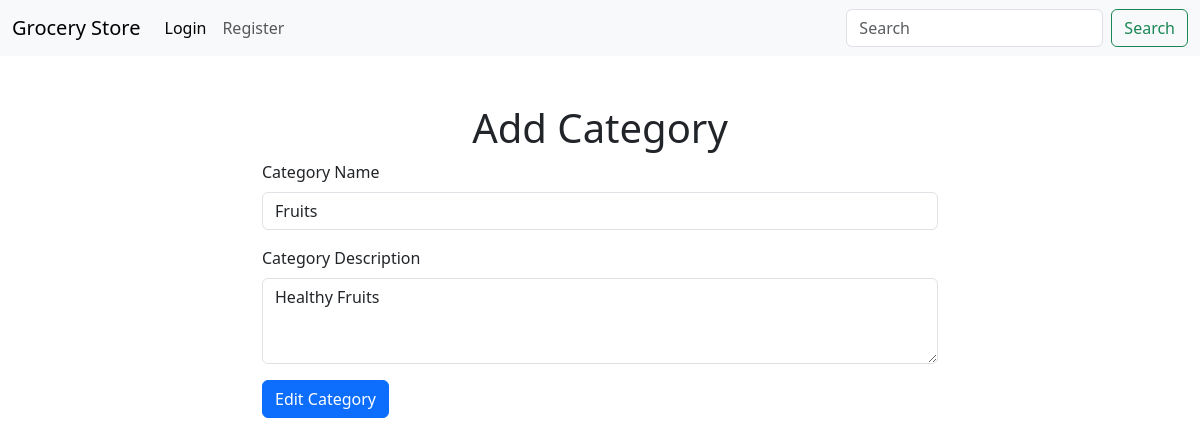
Before: /edit_category/1 with the older database file.
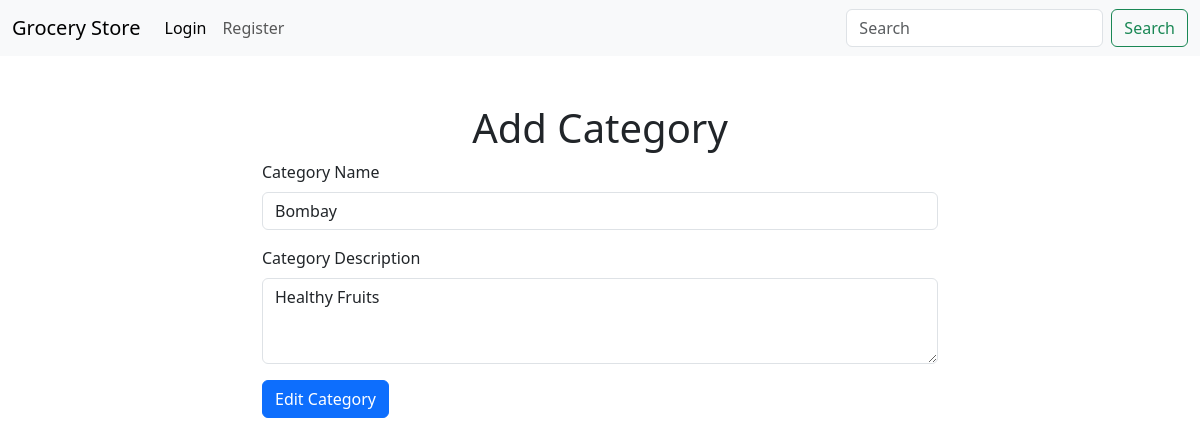
After: the same page with the newer database file.
### applications/models.py (models this page shows)
class Categories(db.Model):
    id = db.Column(db.Integer, primary_key = True, autoincrement = True)
    name = db.Column(db.String(100), nullable = False, unique = True)
    decsription = db.Column(db.String(100), nullable = True)
    products = db.relationship('Products', backref = 'category', lazy = True)

### applications/routes.py (the view, shortened to what this page needs)
@app.route('/edit_category/<int:id>',methods=['GET','POST'])
def edit_category(id):
    category = Categories.query.get(id)
    if not category:
        flash('Category does not exist')
        return redirect(url_for('index'))
    if request.method == 'GET':
        return render_template('edit_category.html', category=category)

### templates/edit_category.html (shortened to what this page needs)
{% extends 'index.html' %}
{% block body %}
<div class="container-fluid mt-5">
    <h1 class="text-center">Add Category</h1>
    <form class="row justify-content-center" action={{url_for('edit_category',id=category.id)}} method = "POST">
        <div class="mb-3 col-7">
          <label for="name" class="form-label">Category Name</label>
          <input type="text" class="form-control" id="name" name = "name" value={{category.name}}>
        </div>
        <div class="mb-3 col-7">
          <label for="description" class="form-label">Category Description</label>
           <textarea class="form-control" id="description" name="description" rows="3">{{category.decsription }}</textarea>
        </div>
        <div class="col-7">
            <button  type="submit" class="btn btn-primary">Edit Category</button>
        </div>
      </form>
</div>
{% endblock %}

Changed rows visible on the page:
changed Categories "Healthy Fruits": name "Fruits" → (not shown)
Other visible differences:
form field name: (not shown) → "Bombay"
